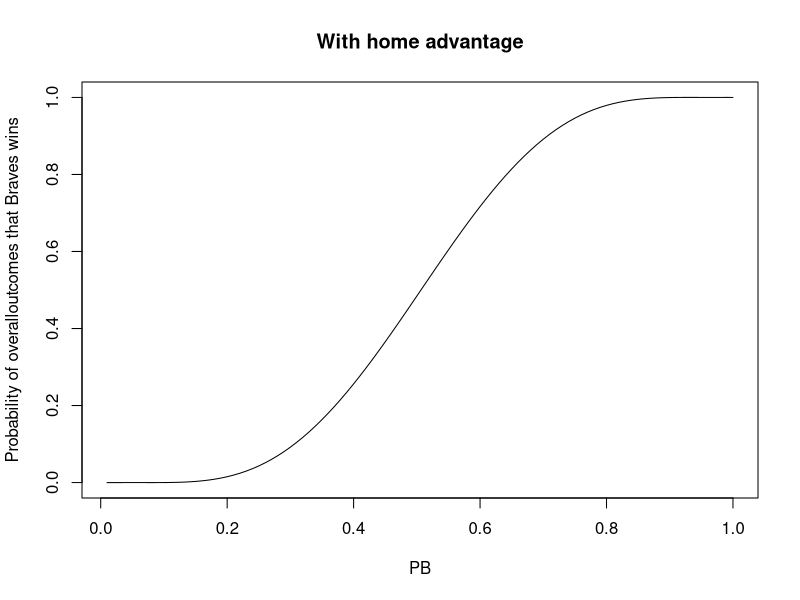
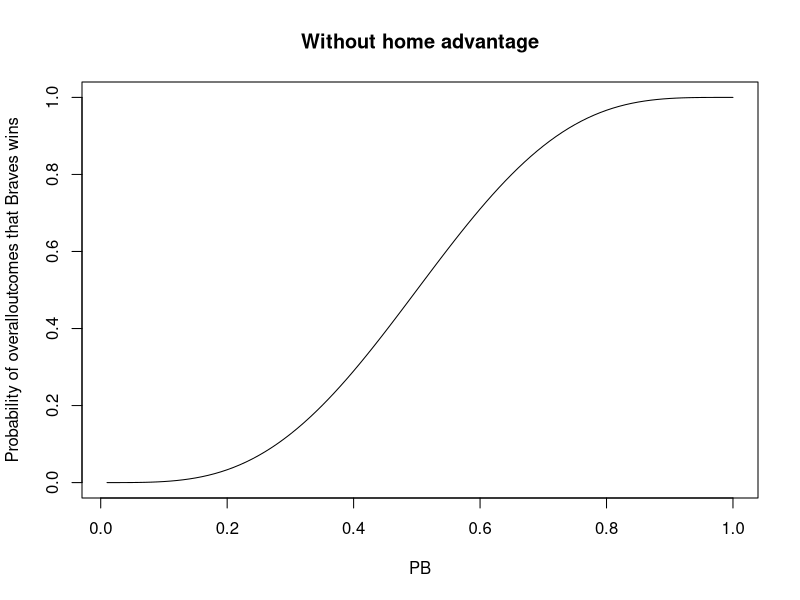
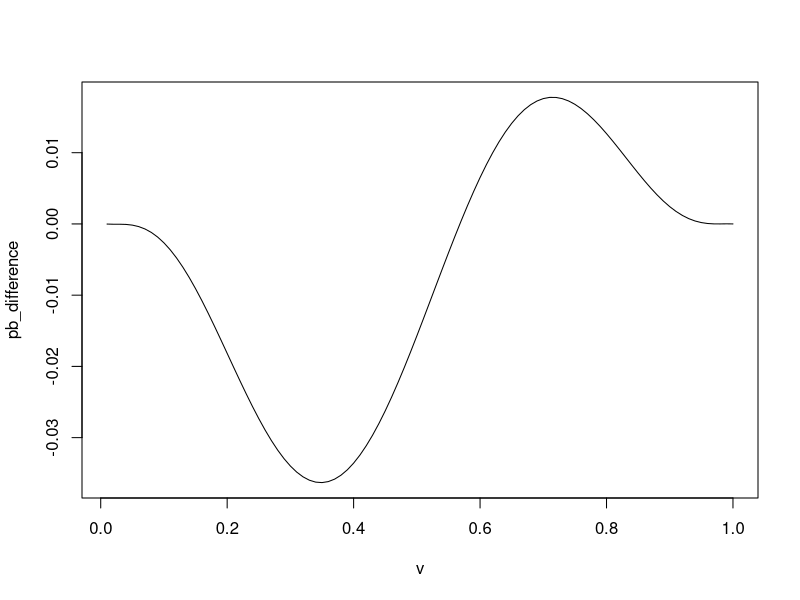

Generate these figures, in order, with R: (Note: this script raises an error after producing the figures.)
## ---- chunk 1
#original
require(dplyr)
require(data.table)
# Get all possible outcomes
apo <- fread("all-possible-world-series-outcomes.csv")

# Home field indicator
hfi <- c(0,0,1,1,1,0,0) #{NYC, NYC, ATL, ATL, ATL, NYC, NYC}

# P_B
pb <- 0.55
advantage_multiplier <- 1.1 # Set = 1 for no advantage
pbh <- 0.55*advantage_multiplier
pba <- 1 - (1 - 0.55)*advantage_multiplier

# Calculate the probability of each possible outcome
apo[, p := NA_real_] # Initialize new column in apo to store prob
for(i in 1:nrow(apo)){
  prob_game <- rep(1, 7)
  for(j in 1:7){
    p_win <- ifelse(hfi[j], pbh, pba)
    prob_game[j] <- case_when(
        apo[i,j,with=FALSE] == "W" ~ p_win
      , apo[i,j,with=FALSE] == "L" ~ 1 - p_win
      , TRUE ~ 1
    )
  }
  apo[i, p := prod(prob_game)] # Data.table syntax
}

# Sanity check: does sum(p) == 1?
apo[, sum(p)] # This is data.table notation

# Probability of overall World Series outcomes
apo[, sum(p), overall_outcome]
## ---- chunk 2
#Q1_with_homeadvantage
require(dplyr)
require(data.table)
# Get all possible outcomes
apo <- fread("all-possible-world-series-outcomes.csv")

# Home field indicator
hfi <-  c(0,0,1,1,1,0,0) #{NYC, NYC, ATL, ATL, ATL, NYC, NYC}

# P_B
pb <- 0.55
advantage_multiplier <- 1.1 # Set = 1 for no advantage
pbh <- 0.55*advantage_multiplier # have advantage
pba <- 1 - (1 - 0.55)*advantage_multiplier #no

# Calculate the probability of each possible outcome
apo[, p := NA_real_] # Initialize new column in apo to store prob
for(i in 1:nrow(apo)){
  prob_game <- rep(1, 7)
  for(j in 1:7){
    p_win <- ifelse(hfi[j], pbh, pba)
    prob_game[j] <- case_when(
        apo[i,j,with=FALSE] == "W" ~ p_win
      , apo[i,j,with=FALSE] == "L" ~ 1 - p_win
      , TRUE ~ 1
    )
  }
  apo[i, p := prod(prob_game)] # Data.table syntax
}

# Sanity check: does sum(p) == 1?
apo[, sum(p)] # This is data.table notation

# Probability of overall World Series outcomes
apo[, sum(p), overall_outcome]
## ---- chunk 3
#Q1_without_homeadvantage
require(dplyr)
require(data.table)
# Get all possible outcomes
apo <- fread("all-possible-world-series-outcomes.csv")



# P_B
p_win<- 0.55
#advantage_multiplier <- 1.1 # Set = 1 for no advantage
#pbh <- 0.55*advantage_multiplier
#pba <- 1 - (1 - 0.55)*advantage_multiplier

# Calculate the probability of each possible outcome
apo[, p := NA_real_] # Initialize new column in apo to store prob
for(i in 1:nrow(apo)){
  prob_game <- rep(1, 7)
  for(j in 1:7){
    #p_win <- ifelse(hfi[j], pbh, pba)
    prob_game[j] <- case_when(
        apo[i,j,with=FALSE] == "W" ~ p_win
      , apo[i,j,with=FALSE] == "L" ~ 1 - p_win
      , TRUE ~ 1
    )
  }
  apo[i, p := prod(prob_game)] # Data.table syntax
}

# Sanity check: does sum(p) == 1?
apo[, sum(p)] # This is data.table notation

# Probability of overall World Series outcomes
apo[, sum(p), overall_outcome]

## ---- chunk 4
#Q2_with_homeadvantage

require(dplyr)
require(data.table)
# Get all possible outcomes
apo <- fread("all-possible-world-series-outcomes.csv")

# Home field indicator
hfi <-  c(0,0,1,1,1,0,0) #{NYC, NYC, ATL, ATL, ATL, NYC, NYC}

# P_B
pb <- mean(rbinom(10000,1000,0.55)/1000)
advantage_multiplier <- 1.1 # Set = 1 for no advantage
pbh <- mean(rbinom(10000,1000,0.55)/1000)*advantage_multiplier
pba <- 1 - (1 - mean(rbinom(10000,1000,0.55)/1000))*advantage_multiplier

# Calculate the probability of each possible outcome
apo[, p := NA_real_] # Initialize new column in apo to store prob
for(i in 1:nrow(apo)){
  prob_game <- rep(1, 7)
  for(j in 1:7){
    p_win <- ifelse(hfi[j], pbh, pba)
    prob_game[j] <- case_when(
        apo[i,j,with=FALSE] == "W" ~ p_win
      , apo[i,j,with=FALSE] == "L" ~ 1 - p_win
      , TRUE ~ 1
    )
  }
  apo[i, p := prod(prob_game)] # Data.table syntax
}

# Sanity check: does sum(p) == 1?
apo[, sum(p)] # This is data.table notation

# Probability of overall World Series outcomes
apo[, sum(p), overall_outcome]

## ---- chunk 5
#Q2_without_homeadvantage
require(dplyr)
require(data.table)
# Get all possible outcomes
apo <- fread("all-possible-world-series-outcomes.csv")

# Home field indicator

# P_B
p_win<- mean(rbinom(10000,1000,0.55)/1000)
#advantage_multiplier <- 1.1 # Set = 1 for no advantage
#pbh <- 0.55*advantage_multiplier
#pba <- 1 - (1 - 0.55)*advantage_multiplier

# Calculate the probability of each possible outcome
apo[, p := NA_real_] # Initialize new column in apo to store prob
for(i in 1:nrow(apo)){
  prob_game <- rep(1, 7)
  for(j in 1:7){
    #p_win <- ifelse(hfi[j], pbh, pba)
    prob_game[j] <- case_when(
        apo[i,j,with=FALSE] == "W" ~ p_win
      , apo[i,j,with=FALSE] == "L" ~ 1 - p_win
      , TRUE ~ 1
    )
  }
  apo[i, p := prod(prob_game)] # Data.table syntax
}

# Sanity check: does sum(p) == 1?
apo[, sum(p)] # This is data.table notation

# Probability of overall World Series outcomes
apo[, sum(p), overall_outcome]

## ---- chunk 6
#Q3
p_win3<-0.55
absolute_error_assign4<-abs(p_win3-mean(rbinom(10000,1000,0.55)/1000))
absolute_error_assign4

relative_error_assign4<-abs(p_win3-mean(rbinom(10000,1000,0.55)/1000))/p_win3
relative_error_assign4

## ---- chunk 7

#Q4_with_homeadvantage
require(dplyr)
require(data.table)
# Get all possible outcomes
apo <- fread("all-possible-world-series-outcomes.csv")

# Home field indicator
hfi <-  c(0,0,1,1,1,0,0) #{NYC, NYC, ATL, ATL, ATL, NYC, NYC}

# P_B
pb_win<-rep(NA,100)
pb_vector<-rep(NA,100)
for (l in 1:100){
  pb_win[l]<-0.01*l

advantage_multiplier <- 1.1 # Set = 1 for no advantage
pbh <- pb_win[l]*advantage_multiplier
pba <- 1 - (1 - pb_win[l])*advantage_multiplier

# Calculate the probability of each possible outcome
apo[, p := NA_real_] # Initialize new column in apo to store prob
for(i in 1:nrow(apo)){
  prob_game <- rep(1, 7)
  for(j in 1:7){
    p_win4 <- ifelse(hfi[j], pbh, pba)
    prob_game[j] <- case_when(
        apo[i,j,with=FALSE] == "W" ~ p_win4
      , apo[i,j,with=FALSE] == "L" ~ 1 - p_win4
      , TRUE ~ 1
    )
  }
  apo[i, p := prod(prob_game)] # Data.table syntax
}

# Sanity check: does sum(p) == 1?
apo[, sum(p)] # This is data.table notation

# Probability of overall World Series outcomes
d<-apo[, sum(p), overall_outcome]
pb_vector[l]<-d[[1,2]]

}


#Q4_without_homeadvantage
require(dplyr)
require(data.table)
# Get all possible outcomes
apo <- fread("all-possible-world-series-outcomes.csv")

# Home field indicator
#hfi <- c(1,1,0,0,0,1,1) #{NYC, NYC, ATL, ATL, ATL, NYC, NYC}

pb_win_without<-rep(NA,100)
pb_vector_without<-rep(NA,100)
for (l in 1:100){
  pb_win_without[l]<-0.01*l
  
# Calculate the probability of each possible outcome
apo[, p := NA_real_] # Initialize new column in apo to store prob
for(i in 1:nrow(apo)){
  prob_game <- rep(1, 7)
  for(j in 1:7){
    #p_win <- ifelse(hfi[j], pbh, pba)
    prob_game[j] <- case_when(
        apo[i,j,with=FALSE] == "W" ~ pb_win_without[l]
      , apo[i,j,with=FALSE] == "L" ~ 1 - pb_win_without[l]
      , TRUE ~ 1
    )
  }
  apo[i, p := prod(prob_game)] # Data.table syntax
}

# Sanity check: does sum(p) == 1?
apo[, sum(p)] # This is data.table notation

# Probability of overall World Series outcomes
d_without<-apo[, sum(p), overall_outcome]
pb_vector_without[l]<-d_without[[1,2]]

}



## ---- chunk 8
#with_home_advantage
v<-seq(0.01,1,by=0.01)
plot(x=v,y=pb_vector,type="l",xlab="PB",ylab="Probability of overalloutcomes that Braves wins",main="With home advantage")

## ---- chunk 9
#without_home_advantage
v<-seq(0.01,1,by=0.01)
plot(x=v,y=pb_vector_without,type="l",xlab="PB",ylab="Probability of overalloutcomes that Braves wins",main="Without home advantage")
## ---- chunk 10
pb_difference<-rep(NA,100)
for(i in 1:100){
pb_difference[i]<-pb_vector[i]-pb_vector_without[i]
}
v<-seq(0.01,1,by=0.01)
plot(x=v,y=pb_difference,type="l")

## ---- chunk 11
#Q5_with_homeadvantage
require(dplyr)
require(data.table)
# Get all possible outcomes
apo <- fread("all-possible-world-series-outcomes.csv")

# Home field indicator
hfi <-  c(0,0,1,1,1,0,0) #{NYC, NYC, ATL, ATL, ATL, NYC, NYC}

# P_B
advantage_multiplier<-rep(NA,100)
pb_vector_5<-rep(NA,100)
for (l in 1:100){
 advantage_multiplier_C[l]<-1+l*0.01


pbh <- 0.55*advantage_multiplier_C[l]
pba <- 1 - (1 - 0.55)*advantage_multiplier_C[l]

# Calculate the probability of each possible outcome
apo[, p := NA_real_] # Initialize new column in apo to store prob
for(i in 1:nrow(apo)){
  prob_game <- rep(1, 7)
  for(j in 1:7){
    p_win <- ifelse(hfi[j], pbh, pba)
    prob_game[j] <- case_when(
        apo[i,j,with=FALSE] == "W" ~ p_win
      , apo[i,j,with=FALSE] == "L" ~ 1 - p_win
      , TRUE ~ 1
    )
  }
  apo[i, p := prod(prob_game)] # Data.table syntax
}

# Sanity check: does sum(p) == 1?
apo[, sum(p)] # This is data.table notation

# Probability of overall World Series outcomes
d<-apo[, sum(p), overall_outcome]
pb_vector_5[l]<-d[[1,2]]

}


## ---- chunk 12
#Q5
pb_difference_5<-rep(NA,100)
pb_vector_without<-0.6082878
for(i in 1:100){
pb_difference_5[i]<-pb_vector_5[i]-pb_vector_without
}
v<-seq(0.01,1,by=0.01)
plot(x=v,y=pb_difference_5,type="l")
